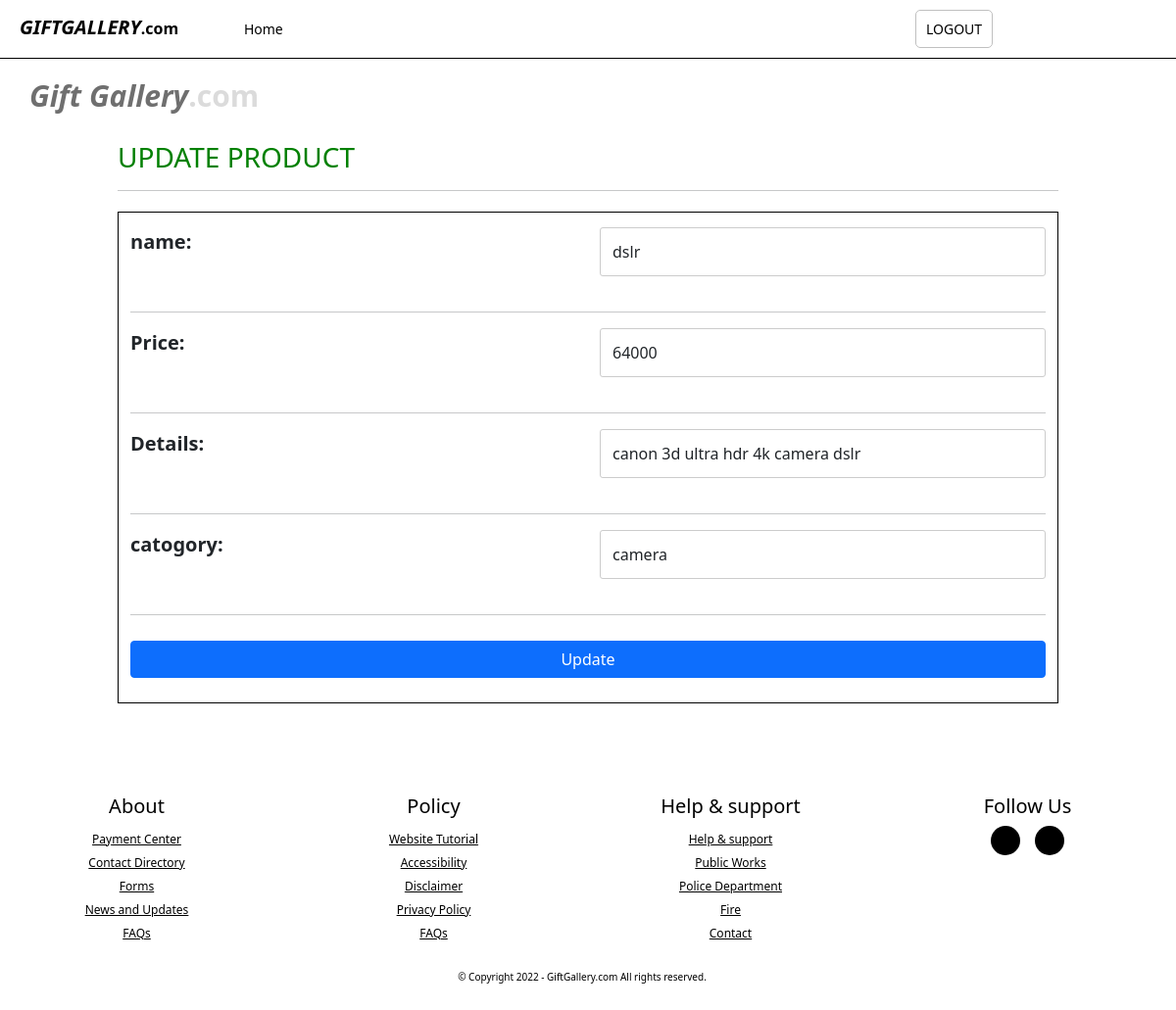
/proupdate.php?id=5, run on the app's committed database.
### tables this page shows
CREATE TABLE `product` (
  `id` int(15) NOT NULL,
  `name` varchar(40) NOT NULL,
  `pimage` varchar(200) NOT NULL,
  `price` int(10) NOT NULL,
  `customize` varchar(5) NOT NULL,
  `details` varchar(300) NOT NULL,
  `catogory` varchar(20) NOT NULL,
  `quantity` int(6) NOT NULL,
  `sid` varchar(100) NOT NULL
);

### proupdate.php (the view, shortened to what this page needs)
<?php
  include 'conn.php';
    $id = $_GET["id"];
?>
<?php
  $q2="select * from product where id='$id'";
  $r=mysqli_query($conn,$q2);
    while($re=mysqli_fetch_array($r)){
        $name = "".$re['name']."";
        $price = "".$re['price']."";
        $details = "".$re['details']."";
        $catogory = "".$re['catogory']."";
    }
 ?>
<!DOCTYPE html>
<html>
  <head>
    <link href="bootstrap/css/bootstrap.min.css" rel="stylesheet">
    <link rel="stylesheet" href="style.css">
  </head>
<body>
<div class="nav1">
  <a class="nav1title" href="#"><em style="color: black;font-weight: bold;text-transform: uppercase;padding-left: 20px;font-size: 20px;">GiftGallery</em>.com</a>
  <div class="navd1" style="width:100%;">
        <ul class="navul1" style="width: 85%;">
          <li class="navli1">
            <a class="b1" href="sdash.php">Home</a>
          </li>
        </ul>
        <ul class="navul2" style="padding-left: 5%;">
          <div style="display: inline-flex;">
            <li class="navli1" style="margin-top: 0px;">
              <a href="slogout.php" class="b1" style="border: 1px solid silver;"> LOGOUT</a>
            </li>
          </div>
        </ul>
  </div>
</div>
<div class="onediv" style="position: relative;">
      <div class="navtext" style="z-index: 3;">
          <div>
              <h2 class="navte2"><em style="color: black;">Gift Gallery</em>.com</h2>
          </div>
      </div><br>
      <div class="" style="position:relative;float: left;display: inline-block;width: 80%;margin: 10%;z-index: 3;">
          <div id="wrapper">
            <h3 style="color: green;">UPDATE PRODUCT</h3><hr>
        <div class="card container" style="background: transparent;border: none;position: relative;">
          <div class="row" style="background: transparent;">
                <div class="col" style="border: 1px solid black;padding-bottom: 15px;">
                  <form class="card" style="border: none;margin-top: 15px;" method="post" enctype="multipart/form-data">
                    <div class="row">
                      <div class="col" style="font-size: 20px;font-weight: 700;">
                        name:
                      </div>
                      <div class="col">
                        <input type="text" class="form-control" name="name" placeholder="name" required="" style="text-transform: lowercase;" value="<?php echo "$name"; ?>">
                      </div>
                    </div><hr>
                    <div class="row">
                      <div class="col" style="font-size: 20px;font-weight: 700;">
                        Price:
                      </div>
                      <div class="col">
                        <input type="text" class="form-control" name="price" required="" value="<?php echo "$price"; ?>">
                      </div>
                    </div><hr>
                    <div class="row">
                      <div class="col" style="font-size: 20px;font-weight: 700;">
                        Details:
                      </div>
                      <div class="col">
                        <input type="text" class="form-control" name="details" placeholder="email" required="" style="text-transform: lowercase;" value="<?php echo "$details"; ?>">
                      </div>
                    </div><hr>
                    <div class="row">
                      <div class="col" style="font-size: 20px;font-weight: 700;">
                        catogory:
                      </div>
                      <div class="col">
                        <input type="text" class="form-control" name="catogory" placeholder="phone" required="" value="<?php echo "$catogory"; ?>">
                      </div>
                    </div><hr>
                    <input type="submit" name="create" value="Update" class="btn btn-primary">
                  </form>
                </div>
          </div>
        </div>
          </div>
      </div>
</div><br>
<div style="position: relative;z-index: 1;width: 99%;">
    <?php include("footer.php"); ?>
</div>
</body>
</html>

### style.css (style rules this page uses)
body { margin: 0; padding: 0; font-family: monospace; color: white; background: black; }
.navtext { background: transparent; opacity: .7; position: absolute; margin-top: 80px; margin-left: 30px; }
.navte2 { font-size: 30px; color: silver; font-weight: bold; opacity: .8; }
.container { width: 100%; height: 60vh; background-color: #2C302E; display: flex; position: relative; }
.nav1 { position: fixed; width: 100%; z-index: 10; border-bottom: 1px solid black; background: white; height: 60px; float: left; display: inline-flex; }
.nav1title { width: 250px; padding-top: 13px; text-decoration: none; color: silver; font-weight: 800; }
.navd1 { float: left; display: inline-flex; }
.navul1 { float: left; display: inline-flex; height: 100%; width: 60%; padding-top: 17px; }
.navul2 { height: 100%; width: 40%; padding-top: 17px; margin-left: 10px; }
.navli1 { list-style: none; color: black; }
.navli1 a { text-decoration: none; color: black; padding: 9px 10px; font-size: 14px; border: none; cursor: pointer; }
.b1 { border: 1px solid transparent; border-radius: 5px; }
.row { display: -ms-flexbox; display: flex; -ms-flex-wrap: wrap; flex-wrap: wrap; margin: 0 -16px; }
.container { background-color: #f2f2f2; padding: 5px 20px 15px 20px; border: 1px solid lightgrey; border-radius: 3px; }
input[type=text] { width: 100%; margin-bottom: 20px; padding: 12px; border: 1px solid #ccc; border-radius: 3px; }
.btn { background-color: #04AA6D; color: white; padding: 12px; margin: 10px 0; border: none; width: 100%; border-radius: 3px; cursor: pointer; font-size: 17px; }

### data on the page
product: name "dslr", price "64000", details "canon 3d ultra hdr 4k camera dslr", catogory "camera"
